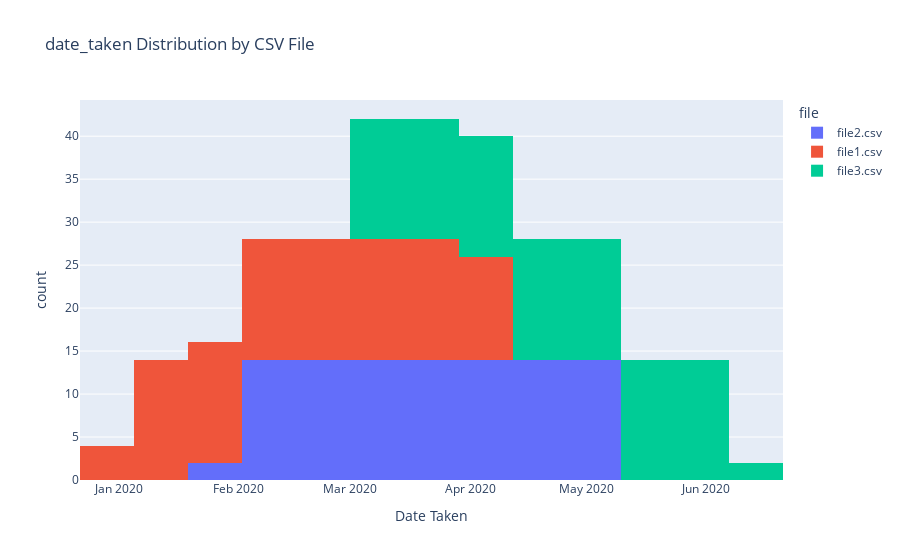

Notebook cell for this chart:
### Code cell
from pathlib import Path
import pandas as pd
import plotly.express as px
import plotly.graph_objects as go
import numpy as np
import json

# Setup directory
metadata_dir = Path("../metadata")
metadata_dir.mkdir(exist_ok=True)

# Load all CSVs (assumes they have the specified columns)
csv_files = list(metadata_dir.glob("*.csv"))
if not csv_files:
    print("No CSVs found. Generating sample data for demo (remove this block for real data).")
    # Sample data generation (comment out for real use)
    sample_data = {
        'id': range(1, 101),
        'secret': [f'sec{i}' for i in range(1, 101)],
        'title': [f'Sample Title {i}' for i in range(1, 101)],
        'description': ['This is a sample description with varying lengths. ' * (i % 10 + 1) for i in range(1, 101)],
        'date_taken': pd.date_range('2020-01-01', periods=100, freq='D'),
        'date_uploaded': pd.date_range('2020-01-02', periods=100, freq='D'),
        'latitude': np.random.normal(46.5, 0.5, 100).clip(40, 50),  # Lausanne area
        'longitude': np.random.normal(6.6, 0.5, 100).clip(2, 10),
        'comments': [f'comment {i}' for i in range(1, 101)],
        'size': np.random.randint(1000, 10000, 100),
        'image_url': [f'http://example.com/img{i}.jpg' for i in range(1, 101)],
        'notes': [f'note {i}' for i in range(1, 101)],
        'tags': ['tag1, tag2'] * 100
    }
    files = ['file1.csv', 'file2.csv', 'file3.csv']
    for idx, fname in enumerate(files):
        df = pd.DataFrame(sample_data)
        df['description'] = df['description'].apply(lambda x: x * (idx + 1))  # Vary lengths
        df['date_taken'] = df['date_taken'] + pd.Timedelta(days=idx * 30)
        df['latitude'] += idx * 0.1
        df['longitude'] += idx * 0.2
        df.to_csv(metadata_dir / fname, index=False)
    csv_files = list(metadata_dir.glob("*.csv"))

print(f"Processing {len(csv_files)} files: {[f.name for f in csv_files]}")

# Combine data with file labels
all_data = []
for f in csv_files:
    df = pd.read_csv(f)
    df['file'] = f.name  # Label for coloring/legends
    all_data.append(df)
combined_df = pd.concat(all_data, ignore_index=True)

# Compute lengths
combined_df['desc_len'] = combined_df['description'].str.len()
combined_df['title_len'] = combined_df['title'].str.len()

# 1. Dates distribution (histogram)
fig_dates = px.histogram(combined_df, x='date_taken', color='file',
                         title='date_taken Distribution by CSV File',
                         labels={'date_taken': 'Date Taken', 'count': 'Frequency'})
fig_dates.show()

### Figure 1 — Plotly figure (JSON) as saved in the notebook; plotly's stock layout.template omitted (floating-point values rounded to 4 significant figures)
{"data": [{"bingroup": "x", "hovertemplate": "file=file2.csv<br>Date Taken=%{x}<br>count=%{y}<extra></extra>", "legendgroup": "file2.csv", "marker": {"color": "#636efa", "pattern": {"shape": ""}}, "name": "file2.csv", "orientation": "v", "showlegend": true, "type": "histogram", "x": ["2020-01-31", "2020-02-01", "2020-02-02", "2020-02-03", "2020-02-04", "2020-02-05", "2020-02-06", "2020-02-07", "2020-02-08", "2020-02-09", "2020-02-10", "2020-02-11", "2020-02-12", "2020-02-13", "2020-02-14", "2020-02-15", "2020-02-16", "2020-02-17", "2020-02-18", "2020-02-19", "2020-02-20", "2020-02-21", "2020-02-22", "2020-02-23", "2020-02-24", "2020-02-25", "2020-02-26", "2020-02-27", "2020-02-28", "2020-02-29", "2020-03-01", "2020-03-02", "2020-03-03", "2020-03-04", "2020-03-05", "2020-03-06", "2020-03-07", "2020-03-08", "2020-03-09", "2020-03-10", "2020-03-11", "2020-03-12", "2020-03-13", "2020-03-14", "2020-03-15", "2020-03-16", "2020-03-17", "2020-03-18", "2020-03-19", "2020-03-20", "2020-03-21", "2020-03-22", "2020-03-23", "2020-03-24", "2020-03-25", "2020-03-26", "2020-03-27", "2020-03-28", "2020-03-29", "2020-03-30", "2020-03-31", "2020-04-01", "2020-04-02", "2020-04-03", "2020-04-04", "2020-04-05", "2020-04-06", "2020-04-07", "2020-04-08", "2020-04-09", "2020-04-10", "2020-04-11", "2020-04-12", "2020-04-13", "2020-04-14", "2020-04-15", "2020-04-16", "2020-04-17", "2020-04-18", "2020-04-19", "2020-04-20", "2020-04-21", "2020-04-22", "2020-04-23", "2020-04-24", "2020-04-25", "2020-04-26", "2020-04-27", "2020-04-28", "2020-04-29", "2020-04-30", "2020-05-01", "2020-05-02", "2020-05-03", "2020-05-04", "2020-05-05", "2020-05-06", "2020-05-07", "2020-05-08", "2020-05-09"], "xaxis": "x", "yaxis": "y"}, {"bingroup": "x", "hovertemplate": "file=file1.csv<br>Date Taken=%{x}<br>count=%{y}<extra></extra>", "legendgroup": "file1.csv", "marker": {"color": "#EF553B", "pattern": {"shape": ""}}, "name": "file1.csv", "orientation": "v", "showlegend": true, "type": "histogram", "x": ["2020-01-01", "2020-01-02", "2020-01-03", "2020-01-04", "2020-01-05", "2020-01-06", "2020-01-07", "2020-01-08", "2020-01-09", "2020-01-10", "2020-01-11", "2020-01-12", "2020-01-13", "2020-01-14", "2020-01-15", "2020-01-16", "2020-01-17", "2020-01-18", "2020-01-19", "2020-01-20", "2020-01-21", "2020-01-22", "2020-01-23", "2020-01-24", "2020-01-25", "2020-01-26", "2020-01-27", "2020-01-28", "2020-01-29", "2020-01-30", "2020-01-31", "2020-02-01", "2020-02-02", "2020-02-03", "2020-02-04", "2020-02-05", "2020-02-06", "2020-02-07", "2020-02-08", "2020-02-09", "2020-02-10", "2020-02-11", "2020-02-12", "2020-02-13", "2020-02-14", "2020-02-15", "2020-02-16", "2020-02-17", "2020-02-18", "2020-02-19", "2020-02-20", "2020-02-21", "2020-02-22", "2020-02-23", "2020-02-24", "2020-02-25", "2020-02-26", "2020-02-27", "2020-02-28", "2020-02-29", "2020-03-01", "2020-03-02", "2020-03-03", "2020-03-04", "2020-03-05", "2020-03-06", "2020-03-07", "2020-03-08", "2020-03-09", "2020-03-10", "2020-03-11", "2020-03-12", "2020-03-13", "2020-03-14", "2020-03-15", "2020-03-16", "2020-03-17", "2020-03-18", "2020-03-19", "2020-03-20", "2020-03-21", "2020-03-22", "2020-03-23", "2020-03-24", "2020-03-25", "2020-03-26", "2020-03-27", "2020-03-28", "2020-03-29", "2020-03-30", "2020-03-31", "2020-04-01", "2020-04-02", "2020-04-03", "2020-04-04", "2020-04-05", "2020-04-06", "2020-04-07", "2020-04-08", "2020-04-09"], "xaxis": "x", "yaxis": "y"}, {"bingroup": "x", "hovertemplate": "file=file3.csv<br>Date Taken=%{x}<br>count=%{y}<extra></extra>", "legendgroup": "file3.csv", "marker": {"color": "#00cc96", "pattern": {"shape": ""}}, "name": "file3.csv", "orientation": "v", "showlegend": true, "type": "histogram", "x": ["2020-03-01", "2020-03-02", "2020-03-03", "2020-03-04", "2020-03-05", "2020-03-06", "2020-03-07", "2020-03-08", "2020-03-09", "2020-03-10", "2020-03-11", "2020-03-12", "2020-03-13", "2020-03-14", "2020-03-15", "2020-03-16", "2020-03-17", "2020-03-18", "2020-03-19", "2020-03-20", "2020-03-21", "2020-03-22", "2020-03-23", "2020-03-24", "2020-03-25", "2020-03-26", "2020-03-27", "2020-03-28", "2020-03-29", "2020-03-30", "2020-03-31", "2020-04-01", "2020-04-02", "2020-04-03", "2020-04-04", "2020-04-05", "2020-04-06", "2020-04-07", "2020-04-08", "2020-04-09", "2020-04-10", "2020-04-11", "2020-04-12", "2020-04-13", "2020-04-14", "2020-04-15", "2020-04-16", "2020-04-17", "2020-04-18", "2020-04-19", "2020-04-20", "2020-04-21", "2020-04-22", "2020-04-23", "2020-04-24", "2020-04-25", "2020-04-26", "2020-04-27", "2020-04-28", "2020-04-29", "2020-04-30", "2020-05-01", "2020-05-02", "2020-05-03", "2020-05-04", "2020-05-05", "2020-05-06", "2020-05-07", "2020-05-08", "2020-05-09", "2020-05-10", "2020-05-11", "2020-05-12", "2020-05-13", "2020-05-14", "2020-05-15", "2020-05-16", "2020-05-17", "2020-05-18", "2020-05-19", "2020-05-20", "2020-05-21", "2020-05-22", "2020-05-23", "2020-05-24", "2020-05-25", "2020-05-26", "2020-05-27", "2020-05-28", "2020-05-29", "2020-05-30", "2020-05-31", "2020-06-01", "2020-06-02", "2020-06-03", "2020-06-04", "2020-06-05", "2020-06-06", "2020-06-07", "2020-06-08"], "xaxis": "x", "yaxis": "y"}], "layout": {"barmode": "relative", "legend": {"title": {"text": "file"}, "tracegroupgap": 0}, "title": {"text": "date_taken Distribution by CSV File"}, "xaxis": {"anchor": "y", "domain": [0, 1], "title": {"text": "Date Taken"}}, "yaxis": {"anchor": "x", "domain": [0, 1], "title": {"text": "count"}}}}
